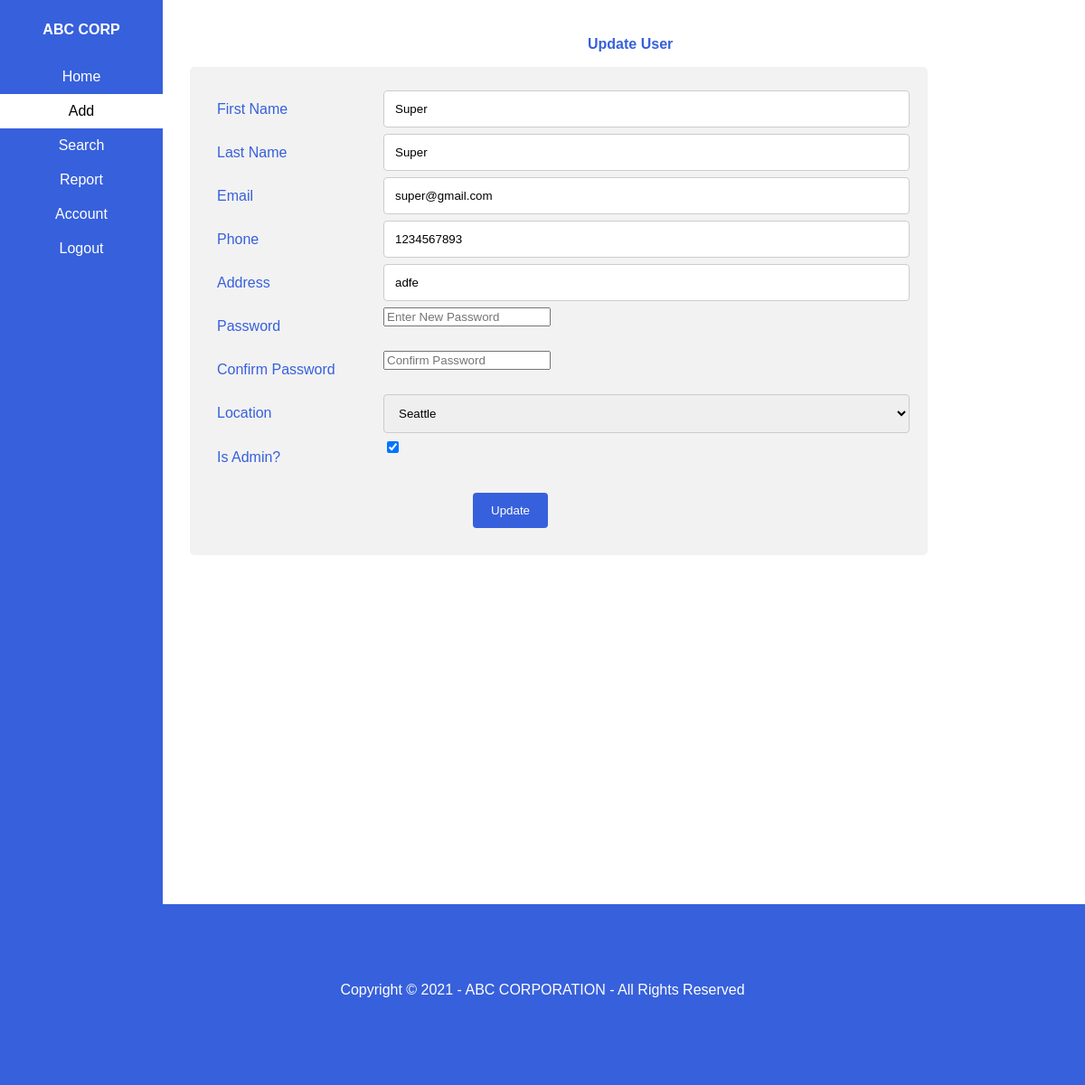
The app's page /updateUser/2 (signed in) with its own data.
### ABC_INVENTORY/models.py (models this page shows, shortened)
class User(AbstractBaseUser, PermissionsMixin):
    firstName = models.CharField(max_length=150, null=True)
    lastName = models.CharField(max_length=150, null=True)
    email = models.EmailField(gettext_lazy('email address'),unique=True)
    phone = models.CharField(max_length=25, null=True)
    address = models.CharField(max_length=150, null=True)
    officeLocation = models.ForeignKey(Location, null=True, on_delete=models.CASCADE)
    is_active = models.BooleanField(default=True)
    is_staff = models.BooleanField(default=True)
    is_admin = models.BooleanField(default=False)
    objects = CustomAccountManager()
    USERNAME_FIELD = 'email'
    REQUIRED_FIELDS = ['firstName','lastName']

### ABC_INVENTORY/views.py (the view, shortened to what this page needs)
# urls.py: path('updateUser/<int:userId>', views.updateUser, name="updateUser"),
def updateUser(request,userId):
    u = User.objects.get(id=userId)
    date = datetime.date.today()
    navigationPage = 'adminnav.html'
    if request.user.is_admin:
        locations = Location.objects.all()
        context = {
            'date':date,
            'navigationPage': navigationPage,
            'locations': locations,
            'user': u,
            'loggedOnUser': request.user,
            'hasAdded':False,
        }
        return render(request, 'updateUser.html', context)
    else:
        errorMessage = "Non Admins cannot Update Users."
        redirectUrlName = "searchUser"
        redirectPageName= "Search User"
        return errorHandler(request, errorMessage, redirectUrlName, redirectPageName)

### ABC_INVENTORY/templates/updateUser.html (shortened to what this page needs)
{% extends navigationPage %}
{% load static %}
{% block content %}
    <!DOCTYPE html>
        <head>
            <link rel="stylesheet" type="text/css" href="{% static '/css/addUser.css' %}">
        </head>
        <body>
            <div class="body-card">
                <p class="body-card-text"> Update User</p>
                <div class="form-container">
                    <form method="post">
                        <div class="row">
                            <div class="col-25">
                            <label class="form-text">First Name</label>
                            </div>
                            <div class="col-75">
                            <input type="text" required name="first_name" value= "{{ user.firstName }}">
                            </div>
                        </div>
                        <div class="row">
                            <div class="col-25">
                            <label class="form-text">Last Name</label>
                            </div>
                            <div class="col-75">
                            <input type="text" required name="last_name"value= "{{ user.lastName }}">
                            </div>
                        </div>
                        <div class="row">
                            <div class="col-25">
                            <label class="form-text">Email</label>
                            </div>
                            <div class="col-75">
                            <input type="text" required name="email" id="inputEmail" value= "{{ user.email }}">
                            </div>
                        </div>
                        <div class="row">
                            <div class="col-25">
                            <label class="form-text">Phone</label>
                            </div>
                            <div class="col-75">
                            <input type="text" required name="phone" id="inputPhone" value= "{{ user.phone }}" placeholder="000-000-0000">
                            </div>
                        </div>
                        <div class="row">
                            <div class="col-25">
                            <label class="form-text">Address</label>
                            </div>
                            <div class="col-75">
                            <input type="text" required name="address" value= "{{ user.address }}">
                            </div>
                        </div>
                        <div class="row">
                            <div class="col-25">
                            <label class="form-text">Password</label>
                            </div>
                            <div class="col-75">
                            <input type="password" required name="password1" placeholder="Enter New Password">
                            </div>
                        </div>
                        <div class="row">
                            <div class="col-25">
                            <label class="form-text">Confirm Password</label>
                            </div>
                            <div class="col-75">
                            <input type="password" required name="password2" placeholder="Confirm Password">
                            </div>
                        </div>
                        <div class="row">
                            <div class="col-25">
                            <label class="form-text" >Location</label>
                            </div>
                            <div class="col-75">
                                <select required name="location">
                                    {% for location in locations %}
                                        {% if user.officeLocation.id == location.id%}
                                            <option value={{location.id}} selected = "selected">{{location.name}}</option>
                                        {% else %}
                                            <option value={{location.id}}>{{location.name}}</option>
                                        {% endif %}
                                    {% endfor %}
                                </select>
                            </div>
                        </div>
                        {% if loggedOnUser.is_admin%}
                            <div class="row">
                                <div class="col-25">
                                <label class="form-text" >Is Admin?</label>
                                </div>
                                <div class="col-75">
                                    {% if user.is_admin %}
                                        <input type="checkbox" checked="checked" name="is_admin">
                                    {% else%}
                                        <input type="checkbox" name="is_admin">
                                    {% endif%}
                                </div>
                            </div>
                        {% endif%}
                         <br>
                        <input type="submit" class="add-btn" value="Update">
                    </form>
                </div>
            </div>
        </body>
        <footer class="footer">
            <div id="footer-text">
                <p>Copyright &copy; {{date.year}} - ABC CORPORATION - All Rights Reserved</p>
            </div>
        </footer>
    </html>
{% endblock %}

### static/css/navigation.css (style rules this page uses)
body { margin: 0; }

### static/css/addUser.css (style rules this page uses)
.body-card { margin-left: 15%; height: 700px; padding-top: 1.5rem; }
.body-card-text { font-family: Verdana, Helvetica, sans-serif; color: rgb(55, 96, 220); margin-left: 470px; font-weight: bold; }
.form-text { font-family: Verdana, Helvetica, sans-serif; color: rgb(55, 96, 220); margin-left: 10px; }
* { box-sizing: border-box; }
input[type=text], select, textarea { width: 100%; padding: 12px; border: 1px solid #ccc; border-radius: 4px; resize: vertical; }
label { padding: 12px 12px 12px 0; display: inline-block; }
input[type=submit] { background-color: rgb(55, 96, 220); color: white; padding: 12px 20px; border: none; border-radius: 4px; cursor: pointer; float: right; }
.form-container { border-radius: 5px; background-color: #f2f2f2; padding: 20px; width: 80%; height: 540px; margin-left: 30px; }
.col-25 { float: left; width: 25%; margin-top: 6px; }
.col-75 { float: left; width: 75%; margin-top: 6px; }
.add-btn { margin-right: 400px; color: rgb(55, 96, 220); }
.row:after { content: ""; display: table; clear: both; }
.footer { background-color: rgb(55, 96, 220); height: 200px; margin-top: 300px; }
#footer-text { font-family: Verdana, Helvetica, sans-serif; color: white; text-align: center; padding-top: 70px; }

### records on screen
User: first_name "Super", email "super@gmail.com", phone "1234567893", address "adfe"

### other values on screen
form field location "Seattle"
